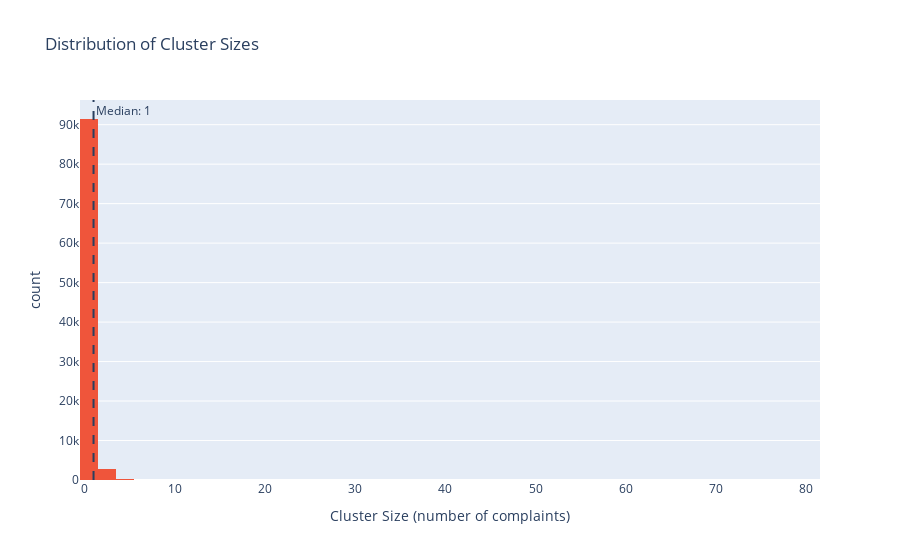

Notebook source saved alongside this figure:
### Markdown cell above
## Step 6: Visualizations
Create interactive visualizations of clusters

### Code cell
# 1. Cluster Size Distribution
fig = px.histogram(cluster_sizes, x=cluster_sizes.values, nbins=50,
                   title='Distribution of Cluster Sizes',
                   labels={'x': 'Cluster Size (number of complaints)', 'y': 'Frequency'},
                   color_discrete_sequence=['#EF553B'])
fig.add_vline(x=cluster_sizes.median(), line_dash="dash", 
              annotation_text=f"Median: {cluster_sizes.median():.0f}")
fig.show()

### Figure 1 — Plotly figure (JSON) as saved in the notebook; plotly's stock layout.template omitted (floating-point values rounded to 4 significant figures; data arrays with more than 128 entries replaced by an {"elided": "..."} marker saying what was removed)
{"data": [{"bingroup": "x", "hovertemplate": "Cluster Size (number of complaints)=%{x}<br>count=%{y}<extra></extra>", "legendgroup": "", "marker": {"color": "#EF553B", "pattern": {"shape": ""}}, "name": "", "nbinsx": 50, "orientation": "v", "showlegend": false, "type": "histogram", "x": {"elided": "94531 int values"}, "xaxis": "x", "yaxis": "y"}], "layout": {"annotations": [{"showarrow": false, "text": "Median: 1", "x": 1, "xanchor": "left", "xref": "x", "y": 1, "yanchor": "top", "yref": "y domain"}], "barmode": "relative", "legend": {"tracegroupgap": 0}, "shapes": [{"line": {"dash": "dash"}, "type": "line", "x0": 1, "x1": 1, "xref": "x", "y0": 0, "y1": 1, "yref": "y domain"}], "title": {"text": "Distribution of Cluster Sizes"}, "xaxis": {"anchor": "y", "domain": [0, 1], "title": {"text": "Cluster Size (number of complaints)"}}, "yaxis": {"anchor": "x", "domain": [0, 1], "title": {"text": "count"}}}}
